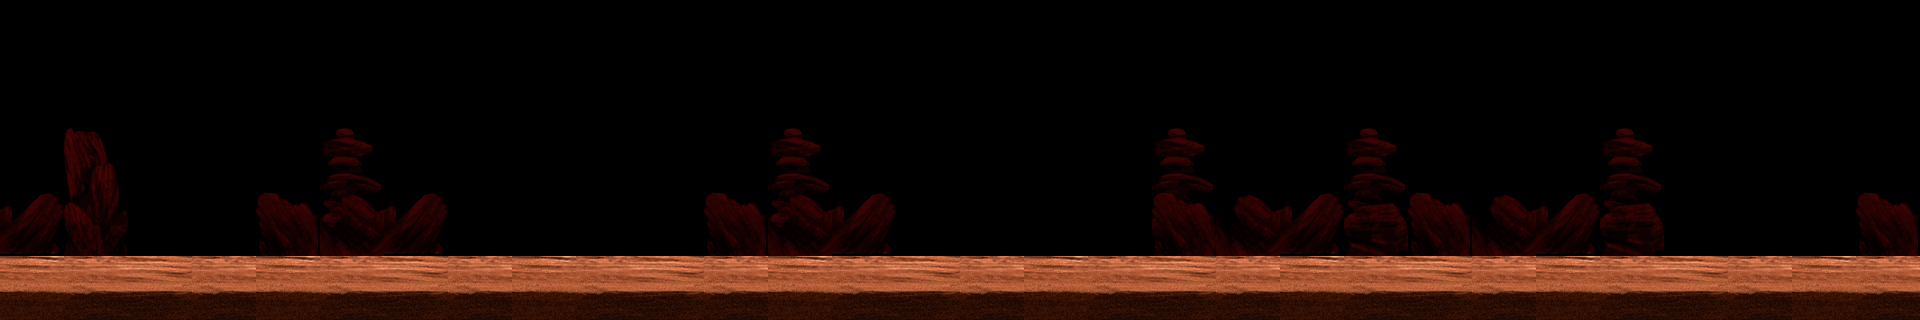

The image is a tile-based game level rendered from a .tmx file. Its description and source (layers, tilesets, objects; grid data summarised) follow:
An orthogonal 30x5 tile map with 64x64 px tiles, 3 tile layers (GroundLayer, RockColumnsLayer, RockBoulderLayer).

<map version="1.0" orientation="orthogonal" width="30" height="5" tilewidth="64" tileheight="64">
 <tileset firstgid="1" name="TilesTextureAtlas" tilewidth="64" tileheight="64" spacing="1" margin="1">
  <image source="TilesTextureAtlas.png" width="256" height="512" />
 </tileset>
 <layer name="GroundLayer" width="30" height="5">
  <data>[150 cells, 30 non-empty, 4 distinct tile ids]</data>
 </layer>
 <layer name="RockColumnsLayer" width="30" height="5">
  <data>[150 cells, 12 non-empty, 4 distinct tile ids]</data>
 </layer>
 <layer name="RockBoulderLayer" width="30" height="5">
  <data>[150 cells, 14 non-empty, 3 distinct tile ids]</data>
 </layer>
</map>